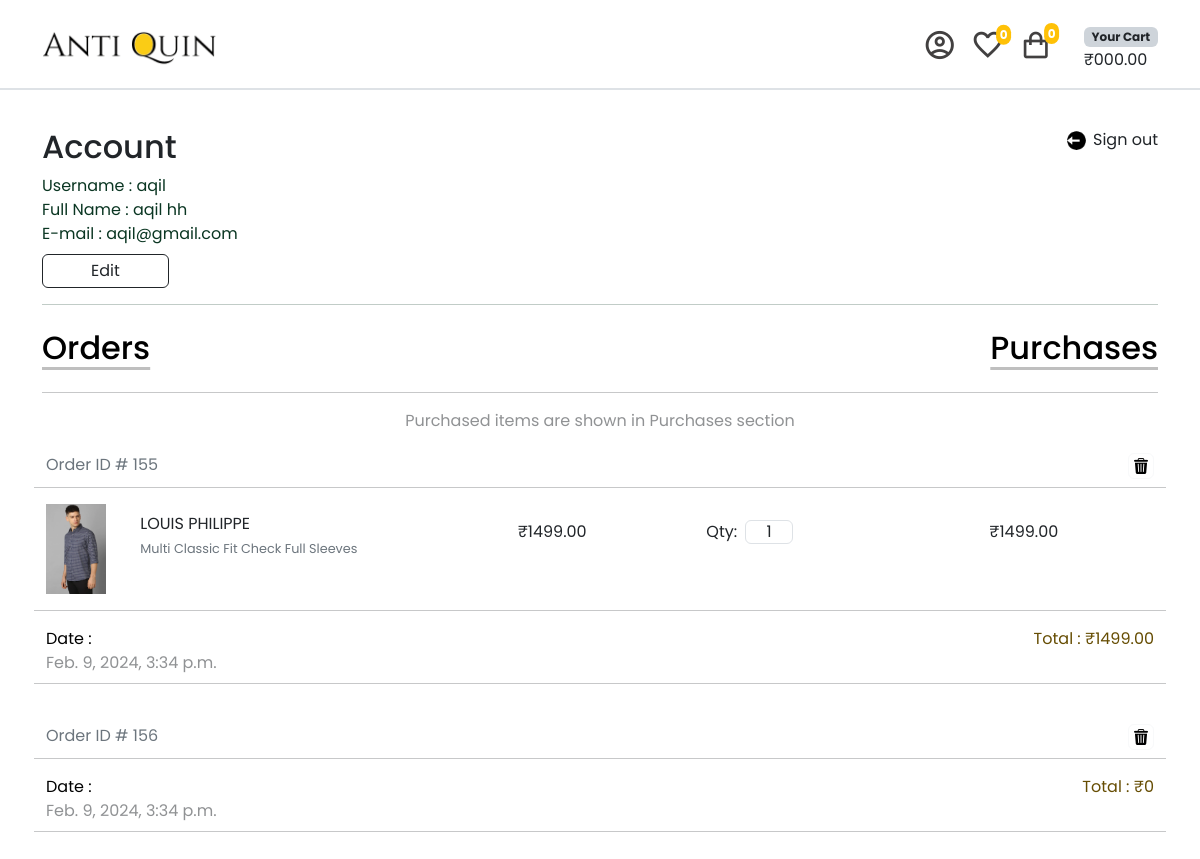
Before: /account/ (signed in) with the older database file.
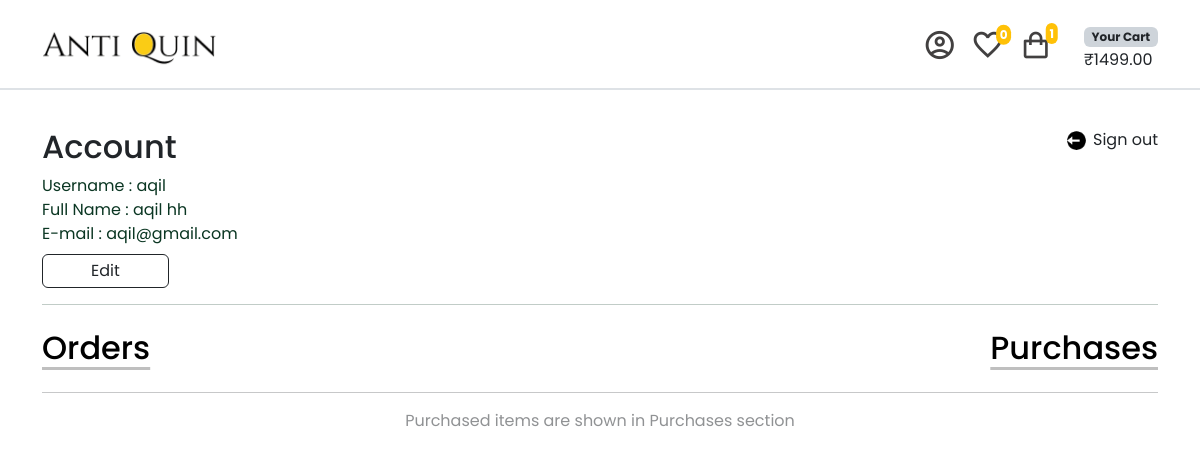
After: the same page with the newer database file.
### order/models.py (models this page shows, shortened)
class Order(models.Model):
    ORDERED = 'ordered'
    DISPATCHED = 'dispatched'
    DELIVERED = 'delivered'
    STATUS_CHOICES = (
        (ORDERED, 'Ordered'),
        (DISPATCHED, 'Dispatched'),
        (DELIVERED, 'Delivered')
    )
    user = models.ForeignKey(User, on_delete=models.CASCADE)
    first_name = models.CharField(max_length=100)
    last_name = models.CharField(max_length=100)
    email = models.EmailField(blank=True, null=True)
    address = models.TextField()
    pincode = models.IntegerField()
    place = models.CharField(max_length=100)
    phone = models.IntegerField()
    created_at = models.DateTimeField(auto_now_add=True)
    is_cancelled = models.BooleanField(default=False)
    is_delivered = models.BooleanField(default=False)
    paid = models.BooleanField(default=False)
    paid_amount = models.IntegerField(blank=True, null=True)
    status = models.CharField(max_length=20, choices=STATUS_CHOICES, default=ORDERED)
    def calculate_total(self):
        total = sum(item.calculate_subtotal() for item in self.orderitem_set.all())
        return total

class OrderItem(models.Model):
    order = models.ForeignKey(Order, on_delete=models.CASCADE)
    product = models.ForeignKey(Product, on_delete=models.CASCADE)
    quantity = models.PositiveIntegerField()
    price = models.DecimalField(max_digits=10, decimal_places=2)
    def calculate_subtotal(self):
        if self.product and self.quantity:
            self.subtotal = self.product.price * self.quantity
            return self.subtotal
        return 0
    subtotal = models.DecimalField(max_digits=10, decimal_places=2, blank=True, null=True)

### item/models.py (models this page shows, shortened)
class Product(models.Model):
    category = models.ForeignKey(Category, related_name='items', on_delete=models.CASCADE)
    name = models.CharField(max_length=255)
    description = models.CharField(max_length=255, null=True, blank=True)
    price = models.DecimalField(max_digits=10, decimal_places=2)
    image = models.ImageField(null=True, blank=True, upload_to="images/")
    is_sold = models.BooleanField(default=False)
    quantity = models.PositiveIntegerField(default=1)
    created_by = models.ForeignKey(User, related_name='items', on_delete=models.CASCADE)
    created_at = models.DateTimeField(auto_now_add=True)
    class Meta:
        verbose_name_plural = 'Products'
        ordering = ('created_at',)

### account/views.py (the view)
# urls.py: path('',views.account,name='account'),
@login_required
def account(request):
    user = request.user
    orders = Order.objects.filter(user=user)
    undelivered_orders = Order.objects.filter(is_delivered=False)
    order_items = OrderItem.objects.filter(order__in=undelivered_orders)
    context = get_common_context(user)
    context.update({'orders': orders, 'order_items': order_items})
    return render(request, 'account/profile.html', context)

### account/views.py (called while the page is built)
def get_common_context(user):
    categories = Category.objects.all()
    products = Product.objects.all()
    user_cart, created = Cart.objects.get_or_create(user=user)
    cart_items = CartItem.objects.filter(cart=user_cart)
    product_count = cart_items.count()
    total = sum(item.product.price * item.quantity for item in cart_items)
    favourites = Favourite.objects.filter(user=user)
    fav_count = favourites.count()
    return {
        'categories': categories,
        'products': products,
        'total': total,
        'product_count': product_count,
        'fav_count': fav_count,
    }

### account/templates/account/profile.html (shortened to what the changed rows need)
{% extends "core/base.html" %}
{% load static %}
{% block content %}
{% if user.is_staff %}
  <div class="container">
    <div class="d-flex mt-4">
      <h2>Account</h2>
      <ul class="ms-auto" style="list-style: none;">
        <li class="mb-1">
          <a href= '{% url "item:new" %}' class="text-decoration-none text-dark ">
            <img src="{% static "img/new.png" %}" width="20rem">
            <span class="fs-6">Add Products</span>
          </a>
        </li>
        <li>
          <a href="{% url "sign-out" %}" class="text-decoration-none text-dark">
            <img src="{% static "img/log-out.png" %}" width="20rem">
            <span class="fs-6">Sign out</span>
          </a>
        </li>
      </ul>
    </div>
    <div class="text-success-emphasis">
      <span>Username : </span>{{ request.user.username }} <br>
      {% if request.user.get_full_name %}
        <span>Full Name : </span>{{ request.user.get_full_name }} <br>
      {% endif %}
      <span >E-mail : </span>{{ request.user.email }} <br>
      <button onclick="location.href= '{% url "account:edit_account" %}' " class="btn btn-outline-dark ps-5 p-1 pe-5 mt-2">Edit</button>
      <hr>
    </div>
    <div class="row">
      <div class="col-lg-3 col-md-4 col-12 mb-3">
        <div class="d-grid gap-2">
          <button class="btn btn-outline-dark ps-5 pe-5" onclick="location.href= '{% url "account:users_page" %}' ">Users</button>
          <button class="btn btn-outline-dark ps-5 pe-5" onclick="location.href= '{% url "account:orders_page" %}' ">Orders</button>
          <button class="btn btn-outline-dark ps-5 pe-5" onclick="location.href= '{% url "account:delivered" %}' ">Delivered</button>
        </div>
      </div>
      {% block admin %}
        <div class="col-lg-8 col-md-8 col-12 mt-2">
          <p class="text-center">
            "The administrator is afforded the capability to access comprehensive information regarding users and orders through the designated buttons."
          </p>
        </div>
      {% endblock admin %}
    <div>
  </div>
{% else %}
  <div class="container">
    <div class="d-flex mt-4">
      <h2>Account</h2>
    </div>
    <div>
      <div class="d-flex">
        <h2>
          <a href="{% url "account:orders_page" %}" class="link-body-emphasis link-offset-2 link-underline-opacity-25 link-underline-opacity-75-hover" title="Click here!">Orders</a>
        </h2>
        <h2 class="ms-auto">
          <a href="{% url "account:delivered_customer" %}" class="link-body-emphasis link-offset-2 link-underline-opacity-25 link-underline-opacity-75-hover" title="Click here!">Purchases</a>
        </h2>
      </div>
      <hr>
      {% block customer %}
      {% if orders %}
        {% for order in orders %}
          {% if not order.is_delivered %}
            <div class="p-1 mb-3">
              <div class="row">
                <div class="d-flex mb-2">
                  <span class="text-secondary me-auto">Order ID # {{ order.id }}</span>
                  <div class='ms-3 d-flex'>
                    <a class='btn btn-outline-light p-0 ps-1 pe-1 ms-auto' href="{% url "order:cancel_order" order.id %}"  onclick="return confirmCancel()">
                      <img src="{% static "img/bin.png" %}" ></img>
                    </a>
                  </div>
                </div>
                <hr />
                {%  for order_item in order.orderitem_set.all %}
                  <div class="col-lg-1 col-md-1 col-sm-1 col-3 mb-3">
                    <a href="{% url 'item:detail' order_item.product.id %}">
                      <img src="{{ order_item.product.image.url }}" alt='img' class="img-fluid" width="60rem"/>
                    </a>
                  </div>
                  <div class="col-lg-4 col-md-4 col-sm-4 col-5">
                    <div class="pt-2">
                      {{ order_item.product.name }}
                    </div>
                    {% if order_item.product.description %}
                      <span class="text-secondary" style="font-size: .8rem;">
                        {{ order_item.product.description }}
                      </span>
                    {% endif %}
                  </div>
                  <div class="col-lg-2 col-md-2 col-sm-2 col-4 mt-3">
                    ₹{{ order_item.product.price }}
                  </div>
                  <div class="col-lg-3 col-md-3 col-sm-3 col-5 mt-3 mb-4">
                    <div class="d-flex">
                      Qty:
                      <input type="text" class="text-center form-control ms-2"  value="{{ order_item.quantity }}"
                        style="width: 3rem; height: 1.5rem;"
                        readonly
                      >
                    </div>
                  </div>
                  <div class="col-lg-2 col-md-2 col-sm-2 col-6 mt-3">
                    ₹{{ order_item.calculate_subtotal }}
                  </div>
                  <hr>
                {% endfor %}
                <div class="d-flex mb-2">
                  <div class="text-body-tertiary"> <span class="text-black">Date : <br> </span> {{ order.created_at }}</div>
                  <div class="text-warning-emphasis ms-auto">Total : ₹{{ order.calculate_total }} </div>
                </div>
                <hr>
             </div>
            </div>
            {% elif order.is_delivered %}
            <p class="text-center text-body-tertiary">Purchased items are shown in Purchases section</p>
          {% endif %}
        {% endfor %}
        {% else %}
        <p class="text-center text-body-tertiary">You haven't ordered anything yet</p>
      {% endif %}
      {% endblock customer %}
    </div>
  </div>
{% endif %}
{% endblock content %}

Changed rows visible on the page:
removed Order: id "155", is_delivered False (drawn), created_at "Feb. 9, 2024, 3:34 p.m.", calculate_total "1499.00"
removed OrderItem: product.image (picture), product.name "LOUIS PHILIPPE", product.description "Multi Classic Fit Check Full Sleeves", product.price "1499.00", quantity "1", calculate_subtotal "1499.00"
removed Order: id "156", is_delivered False (drawn), created_at "Feb. 9, 2024, 3:34 p.m.", calculate_total "0"
Other visible differences:
{{ product_count }}: (not shown) → "1"
{{ total }}: (not shown) → "1499.00"
text no longer shown: "0 ₹000.00"
